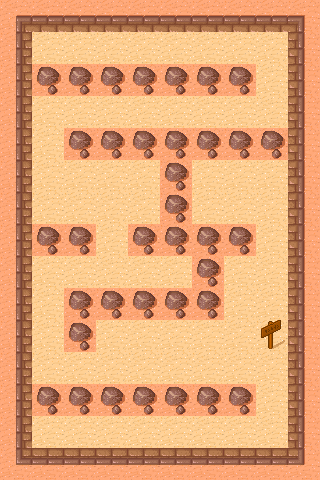

A level layout from a 2D game, rendered from its tile map. Below: a short description, then the map file with tile-grid data replaced by summaries:
An orthogonal 10x15 tile map with 32x32 px tiles, 2 tile layers (back, luoji), 2 tilesets and 1 object (startPosition).

<map version="1.0" orientation="orthogonal" width="10" height="15" tilewidth="32" tileheight="32">
 <tileset firstgid="1" name="tmw_desert_spacing" tilewidth="32" tileheight="32" spacing="1" margin="1">
  <image source="tmw_desert_spacing.png" width="265" height="199" />
 </tileset>
 <tileset firstgid="49" name="meta_tiles" tilewidth="32" tileheight="32" spacing="1" margin="1">
  <image source="meta_tiles.png" width="67" height="34" />
  <tile id="0">
   <properties>
    <property name="isPeng" value="true" />
   </properties>
  </tile>
 </tileset>
 <layer name="back" width="10" height="15">
  <data>[150 cells, 150 non-empty, 11 distinct tile ids]</data>
 </layer>
 <objectgroup name="sprite" width="10" height="15">
  <object name="startPosition" x="224" y="320" width="32" height="32" />
 </objectgroup>
 <layer name="luoji" width="10" height="15">
  <data>[150 cells, 82 non-empty, 1 distinct tile ids]</data>
 </layer>
</map>
